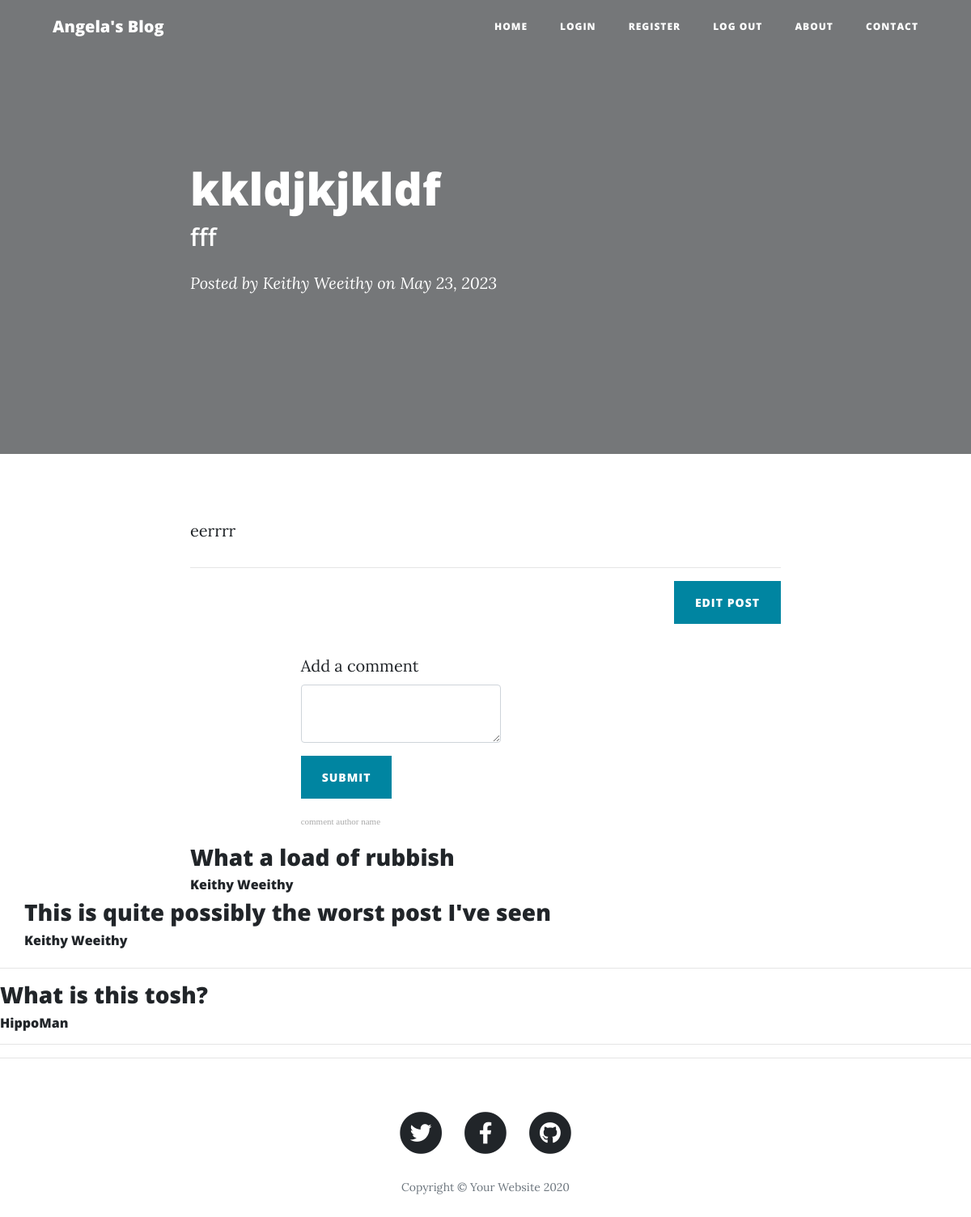
The app's page /post/1 (signed in) with its own data.
### main.py (models this page shows)
class BlogPost(db.Model):
    __tablename__ = "blog_posts"
    id = db.Column(db.Integer, primary_key=True)
    indiv_id = db.Column(db.Integer, db.ForeignKey('user.id'),
        nullable=False)
    author = db.Column(db.String(250), nullable=False)
    title = db.Column(db.String(250), unique=True, nullable=False)
    subtitle = db.Column(db.String(250), nullable=False)
    date = db.Column(db.String(250), nullable=False)
    body = db.Column(db.Text, nullable=False)
    img_url = db.Column(db.String(250), nullable=False)

class Comment(db.Model):
    __tablename__ = "comments"
    id = db.Column(db.Integer, primary_key=True)
    text = db.Column(db.Text, nullable=False)
    commenter_id = db.Column(db.Integer, db.ForeignKey('user.id'),
        nullable=False)
    blog_id = db.Column(db.Integer, db.ForeignKey('blog_posts.id'),
        nullable=False)
    post_comments = db.relationship("BlogPost", backref="comments", lazy=True)

class User(db.Model, UserMixin):
    __tablename__ = "user"
    posts = db.relationship('BlogPost', backref='person', lazy=True)
    comments = db.relationship("Comment", backref="commenter", lazy=True)
    id = db.Column(db.Integer, primary_key=True)
    email = db.Column(db.String(250), unique=True, nullable=False, )
    password = db.Column(db.String(250), nullable=False)
    name = db.Column(db.String(250), nullable=False)
    date = db.Column(db.String(20), nullable=False)

### main.py (the view, shortened to what this page needs)
@app.route("/post/<int:post_id>", methods = ["GET", "POST"])
def show_post(post_id):
    comments = Comment.query.filter_by(blog_id=post_id).all()
    person = User.query.filter_by(email=session["email"]).first()
    person = person.id
    requested_post = BlogPost.query.get(post_id)
    form = CommentForm()
    return render_template("post.html", form=form, post=requested_post, all_comments = comments)

### forms.py
class CommentForm(FlaskForm):
    body = CKEditorField("Add a comment", validators=[validators.DataRequired()])
    submit = SubmitField("Submit")

### main.py (called while the page is built)
@login_manager.user_loader
def load_user(user_id):
    print("userloader")
    return User.query.get(user_id)

### templates/post.html (shortened to what this page needs)
{% include "header.html" %}
{% import "bootstrap/wtf.html" as wtf %}
  <header class="masthead" style="background-image: url('{{post.img_url}}')">
    <div class="overlay"></div>
    <div class="container">
      <div class="row">
        <div class="col-lg-8 col-md-10 mx-auto">
          <div class="post-heading">
            <h1>{{post.title}}</h1>
            <h2 class="subheading">{{post.subtitle}}</h2>
            <span class="meta">Posted by
              <a href="#">{{post.author}}</a>
              on {{post.date}}</span>
          </div>
        </div>
      </div>
    </div>
  </header>
  <article>
    <div class="container">
      <div class="row">
        <div class="col-lg-8 col-md-10 mx-auto">
            {{ post.body|safe }}
          <hr>
            <div class="clearfix">
            <a class="btn btn-primary float-right" href="{{url_for('edit_post', post_id=post.id)}}">Edit Post</a>
            <br/>
              <br/>
            </div>
          <div class="col-lg-8 col-md-10 mx-auto comment">
              <ul class="commentList">
                <li>
                    <div>
                      {{ wtf.quick_form(form, novalidate=True, button_map={"submit": "primary"}) }}
                    </div>
                  <li>
                        <div>
                          <span class="date sub-text">comment author name</span>
                        </div>
                </li>
              </ul>
            </div>
          </div>
  <div class="container">
    <div class="row">
      <div class="col-lg-8 col-md-10 mx-auto">
        {% for comment in all_comments %}
        <div class="post-preview">
            <h3>{{comment.text}}</h3>
            <h6> {{comment.commenter.name}}</h6>
        </div>
        </div>
      </div>
    </div>
        <hr>
        {% endfor %}
  </article>
  <hr>
{% include "footer.html" %}

### templates/header.html (shortened to what this page needs)
<!DOCTYPE html>
<html lang="en">
<head>
  <link href="{{ url_for('static', filename='vendor/bootstrap/css/bootstrap.min.css') }}" rel="stylesheet">
  <link href="{{ url_for('static', filename='vendor/fontawesome-free/css/all.min.css')}}" rel="stylesheet" type="text/css">
  <link href="{{ url_for('static', filename='css/clean-blog.min.css')}}" rel="stylesheet">
</head>
<body>
  <nav class="navbar navbar-expand-lg navbar-light fixed-top" id="mainNav">
    <div class="container">
      <a class="navbar-brand" href="{{url_for('get_all_posts')}}">Angela's Blog</a>
      <div class="collapse navbar-collapse" id="navbarResponsive">
        <ul class="navbar-nav ml-auto">
          <li class="nav-item">
            <a class="nav-link" href="{{ url_for('get_all_posts') }}">Home</a>
          </li>
          <li class="nav-item">
            <a class="nav-link" href="{{ url_for('login') }}">Login</a>
          </li>
          <li class="nav-item">
            <a class="nav-link" href="{{ url_for('register') }}">Register</a>
          </li>
          <li class="nav-item">
            <a class="nav-link" href="{{ url_for('logout') }}">Log Out</a>
          </li>
          <li class="nav-item">
            <a class="nav-link" href="{{ url_for('about') }}">About</a>
          </li>
          <li class="nav-item">
            <a class="nav-link" href="{{ url_for('contact') }}">Contact</a>
          </li>
        </ul>
      </div>
    </div>
  </nav>

### templates/footer.html (shortened to what this page needs)
  <footer>
    <div class="container">
      <div class="row">
        <div class="col-lg-8 col-md-10 mx-auto">
          <ul class="list-inline text-center">
            <li class="list-inline-item">
              <a href="#">
                <span class="fa-stack fa-lg">
                  <i class="fas fa-circle fa-stack-2x"></i>
                  <i class="fab fa-twitter fa-stack-1x fa-inverse"></i>
                </span>
              </a>
            </li>
            <li class="list-inline-item">
              <a href="#">
                <span class="fa-stack fa-lg">
                  <i class="fas fa-circle fa-stack-2x"></i>
                  <i class="fab fa-facebook-f fa-stack-1x fa-inverse"></i>
                </span>
              </a>
            </li>
            <li class="list-inline-item">
              <a href="#">
                <span class="fa-stack fa-lg">
                  <i class="fas fa-circle fa-stack-2x"></i>
                  <i class="fab fa-github fa-stack-1x fa-inverse"></i>
                </span>
              </a>
            </li>
          </ul>
          <p class="copyright text-muted">Copyright &copy; Your Website 2020</p>
        </div>
      </div>
    </div>
  </footer>
</body>
</html>

### records on screen
BlogPost: title "kkldjkjkldf", subtitle "fff", author "Keithy Weeithy", date "May 23, 2023", body "eerrrr"
Comment: text "What a load of rubbish", commenter.name "Keithy Weeithy"
Comment: text "This is quite possibly the worst post I've seen", commenter.name "Keithy Weeithy"
Comment: text "What is this tosh?", commenter.name "HippoMan"
